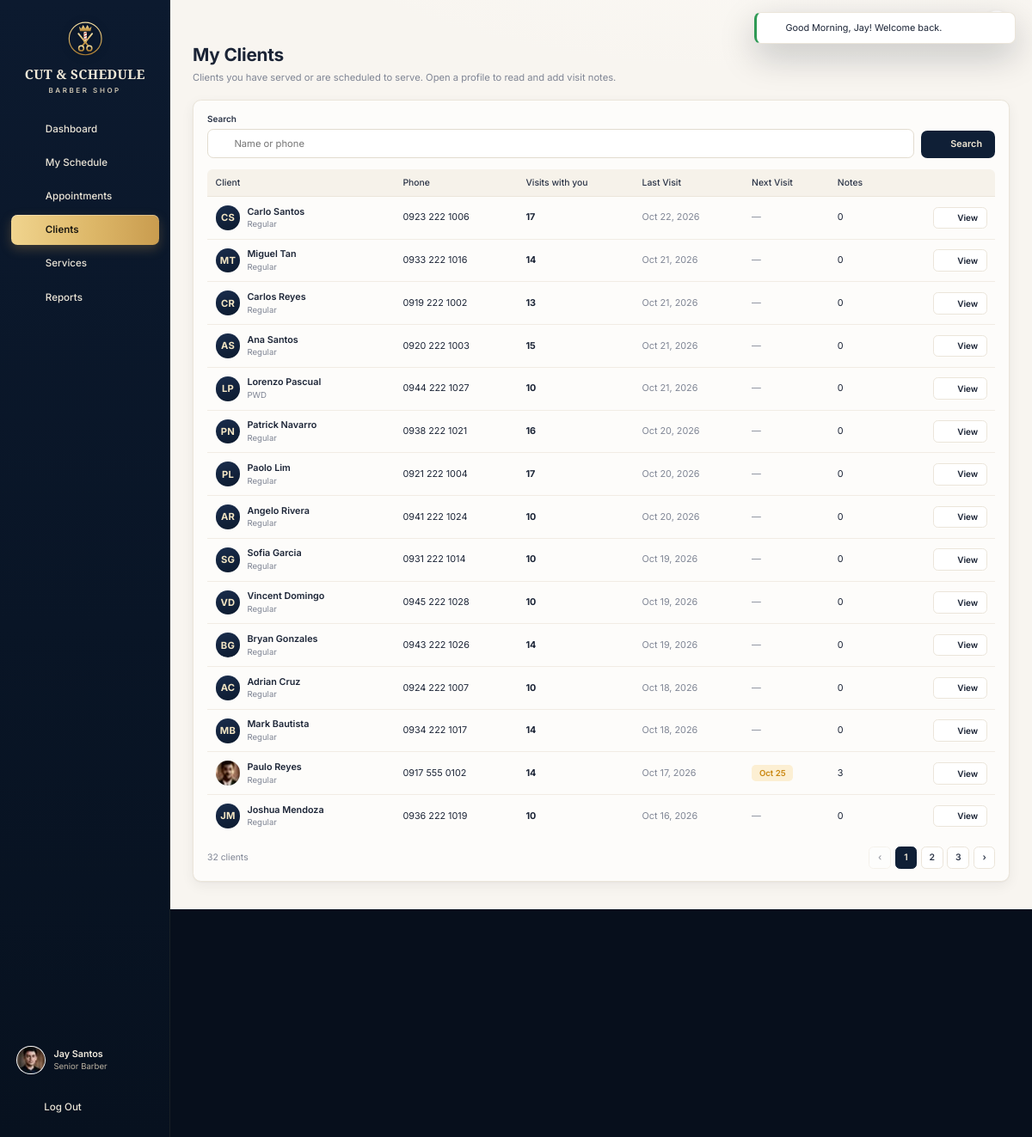
The page /staff/clients.php (signed in) on the database its author committed.
### tables this page shows
CREATE TABLE users (
  id               INT AUTO_INCREMENT PRIMARY KEY,
  name             VARCHAR(100) NOT NULL,
  username         VARCHAR(100) UNIQUE NOT NULL,
  email            VARCHAR(150) UNIQUE NOT NULL,
  phone            VARCHAR(30)  NULL,
  password         VARCHAR(255) NOT NULL,
  role             ENUM('owner','staff','client') NOT NULL,
  status           ENUM('active','inactive') DEFAULT 'active',
  avatar           VARCHAR(255) NULL,
  remember_token   VARCHAR(64)  NULL,
  remember_expires DATETIME     NULL,
  created_at       DATETIME DEFAULT CURRENT_TIMESTAMP,
  updated_at       DATETIME DEFAULT CURRENT_TIMESTAMP ON UPDATE CURRENT_TIMESTAMP
);

CREATE TABLE staff_profiles (
  user_id     INT PRIMARY KEY,
  position    VARCHAR(60) NOT NULL DEFAULT 'Barber',
  salary      DECIMAL(10,2) NOT NULL DEFAULT 0,
  rating      DECIMAL(2,1) NOT NULL DEFAULT 5.0,
  work_start  TIME NOT NULL DEFAULT '08:00:00',
  work_end    TIME NOT NULL DEFAULT '19:00:00',
  work_days   VARCHAR(20) NOT NULL DEFAULT '1,2,3,4,5,6',
  bio         VARCHAR(255) NULL,
  CONSTRAINT fk_staff_user FOREIGN KEY (user_id) REFERENCES users(id) ON DELETE CASCADE
);

CREATE TABLE clients (
  id                   INT AUTO_INCREMENT PRIMARY KEY,
  user_id              INT NULL UNIQUE,
  name                 VARCHAR(100) NOT NULL,
  email                VARCHAR(150) NULL,
  phone                VARCHAR(30)  NULL,
  discount_type        ENUM('none','senior','pwd') NOT NULL DEFAULT 'none',
  preferred_barber_id  INT NULL,
  preferred_service_id INT NULL,
  notes                TEXT NULL,
  avatar               VARCHAR(255) NULL,
  created_at           DATETIME DEFAULT CURRENT_TIMESTAMP,
  updated_at           DATETIME DEFAULT CURRENT_TIMESTAMP ON UPDATE CURRENT_TIMESTAMP,
  CONSTRAINT fk_client_user    FOREIGN KEY (user_id) REFERENCES users(id) ON DELETE SET NULL,
  CONSTRAINT fk_client_barber  FOREIGN KEY (preferred_barber_id) REFERENCES users(id) ON DELETE SET NULL,
  CONSTRAINT fk_client_service FOREIGN KEY (preferred_service_id) REFERENCES services(id) ON DELETE SET NULL
);

### staff/clients.php (the view, shortened to what the rows shown need)
<?php
require __DIR__ . '/../includes/bootstrap.php';
$user = Auth::requireRole('staff');
$params = [$user->getId()];
$search = '';
$total = (int) Database::value("SELECT COUNT(DISTINCT c.id) FROM clients c JOIN appointments a ON a.client_id = c.id WHERE a.barber_id = ?$search", $params);
[$offset, $pages, $page] = paginate($total, 15);
$rows = Database::all(
    "SELECT c.id, c.name, c.phone, c.avatar, c.discount_type,
            SUM(a.status = 'completed') AS visits,
            MAX(CASE WHEN a.status = 'completed' THEN a.appointment_date END) AS last_visit,
            MIN(CASE WHEN a.status IN ('pending','confirmed') AND a.appointment_date >= CURDATE() THEN a.appointment_date END) AS next_visit,
            (SELECT COUNT(*) FROM client_notes n WHERE n.client_id = c.id) AS notes
     FROM clients c JOIN appointments a ON a.client_id = c.id
     WHERE a.barber_id = ?$search
     GROUP BY c.id, c.name, c.phone, c.avatar, c.discount_type
     ORDER BY last_visit DESC LIMIT $offset, 15",
    $params
);
require __DIR__ . '/../includes/header.php';
?>
<div class="page-head">
  <div>
    <h1>My Clients</h1>
  </div>
</div>
<section class="card">
  <?php if (!$rows): ?>
    <div class="empty"><?= icon('users', '', 36) ?><h3>No clients found</h3></div>
  <?php else: ?>
    <div class="table-wrap">
      <table class="tbl tbl-responsive">
        <thead><tr><th>Client</th><th>Phone</th><th>Visits with you</th><th>Last Visit</th><th>Next Visit</th><th>Notes</th><th></th></tr></thead>
        <tbody>
          <?php foreach ($rows as $c): ?>
            <tr>
              <td data-label="Client"><a class="tbl-person" href="<?= url('staff/client_view.php?id=' . (int) $c['id']) ?>"><?= avatar($c['name'], $c['avatar'], 36) ?><span><strong><?= e($c['name']) ?></strong><small><?= e(discount_label($c['discount_type'])) ?></small></span></a></td>
              <td data-label="Phone"><?= e($c['phone'] ?: '—') ?></td>
              <td data-label="Visits"><strong><?= (int) $c['visits'] ?></strong></td>
              <td data-label="Last Visit" class="t-muted"><?= $c['last_visit'] ? e(fmt_date($c['last_visit'])) : '—' ?></td>
              <td data-label="Next Visit"><?= $c['next_visit'] ? '<span class="badge badge-upcoming">' . e(fmt_date($c['next_visit'], 'M j')) . '</span>' : '<span class="t-muted">—</span>' ?></td>
              <td data-label="Notes"><?= (int) $c['notes'] ?></td>
              <td class="tbl-actions-cell"><div class="tbl-actions"><a class="btn btn-outline btn-sm" href="<?= url('staff/client_view.php?id=' . (int) $c['id']) ?>"><?= icon('eye', '', 14) ?> View</a></div></td>
            </tr>
          <?php endforeach; ?>
        </tbody>
      </table>
    </div>
  <?php endif; ?>
</section>
<?php require __DIR__ . '/../includes/footer.php'; ?>

### includes/header.php (shortened to what the rows shown need)
<?php
$role = $user->getRole();
$profileUrl = ['owner' => 'owner/settings.php', 'staff' => 'staff/profile.php', 'client' => 'client/profile.php'][$role];
?>
<!doctype html>
<html lang="en">
<head>
  <link rel="stylesheet" href="<?= asset('assets/css/app.css') ?>">
</head>
<body class="app role-<?= e($role) ?>" data-base="<?= e(BASE_URL) ?>"<?= !empty($fitScreen) ? ' data-fit' : '' ?>>
<div class="app-shell">
  <aside class="sidebar" id="sidebar">
      <?php foreach (nav_items($role) as [$key, $label, $href, $ico]): ?>
          <?= icon($ico, '', 20) ?><span><?= e($label) ?></span>
      <?php endforeach; ?>
    <div class="sidebar-foot">
      <a class="sidebar-user" href="<?= url($profileUrl) ?>">
        <?= avatar($user->getName(), $user->getAvatar(), 42) ?>
        <span>
          <strong><?= e($user->getName()) ?></strong>
          <small><?= e($user->roleLabel()) ?></small>
        </span>
      </a>
    </div>
  </aside>
  <div class="main">
    <main class="content">

### includes/functions.php (shortened to what the rows shown need)
<?php
function e($value): string
{
    return htmlspecialchars((string) ($value ?? ''), ENT_QUOTES, 'UTF-8');
}
function url(string $path = ''): string
{
    return BASE_URL . '/' . ltrim($path, '/');
}
function asset(string $path): string
{
    $file = APP_ROOT . '/' . ltrim($path, '/');
    $v = is_file($file) ? filemtime($file) : 1;
    return url($path) . '?v=' . $v;
}
function fmt_date(?string $date, string $format = 'M j, Y'): string
{
    return $date ? date($format, strtotime($date)) : '';
}
function initials(string $name): string
{
    $parts = preg_split('/\s+/', trim($name));
    $first = mb_substr($parts[0] ?? '', 0, 1);
    $last = count($parts) > 1 ? mb_substr(end($parts), 0, 1) : '';
    return mb_strtoupper($first . $last);
}
function media_url(?string $path): ?string
{
    if (!$path) {
        return null;
    }
    return is_file(APP_ROOT . '/' . $path) ? url($path) : null;
}
function avatar(?string $name, ?string $path = null, int $size = 40, string $class = ''): string
{
    $src = media_url($path);
    $style = "width:{$size}px;height:{$size}px;";
    if ($src) {
        return '<img class="avatar ' . e($class) . '" src="' . e($src) . '" alt="' . e($name) . '" style="' . $style . '">';
    }
    $fs = max(10, (int) round($size * 0.38));
    return '<span class="avatar avatar-initials ' . e($class) . '" style="' . $style . 'font-size:' . $fs . 'px">' . e(initials($name ?? '?')) . '</span>';
}
function discount_label(string $type): string
{
    return ['none' => 'Regular', 'senior' => 'Senior Citizen', 'pwd' => 'PWD'][$type] ?? 'Regular';
}
function paginate(int $total, int $perPage = 15): array
{
    $pages = max(1, (int) ceil($total / $perPage));
    $page = min($pages, max(1, (int) ($_GET['page'] ?? 1)));
    return [($page - 1) * $perPage, $pages, $page];
}

### includes/icons.php (shortened to what the rows shown need)
<?php
function icon(string $name, string $class = '', int $size = 20, float $stroke = 1.8): string
{
    static $paths = null;
    $body = $paths[$name] ?? $paths['info'];
    $cls = trim('icon ' . $class);
    return '<svg class="' . $cls . '" width="' . $size . '" height="' . $size . '" viewBox="0 0 24 24" fill="none" stroke="currentColor" stroke-width="' . $stroke . '" stroke-linecap="round" stroke-linejoin="round" aria-hidden="true">' . $body . '</svg>';
}

### rows shown on the page
users: avatar (picture), name "Jay Santos"
staff_profiles: position "Senior Barber"
clients: name "CS", name "Carlo Santos", discount_type "Regular", phone "0923 222 1006", visits "17", last_visit "Oct 22, 2026", notes "0", $size 14 (drawn)
clients: name "MT", name "Miguel Tan", discount_type "Regular", phone "0933 222 1016", visits "14", last_visit "Oct 21, 2026", notes "0"
clients: name "CR", name "Carlos Reyes", discount_type "Regular", phone "0919 222 1002", visits "13", last_visit "Oct 21, 2026", notes "0", $size 14 (drawn)
clients: name "AS", name "Ana Santos", discount_type "Regular", phone "0920 222 1003", visits "15", last_visit "Oct 21, 2026", notes "0", $size 14 (drawn)
clients: name "LP", name "Lorenzo Pascual", discount_type "PWD", phone "0944 222 1027", visits "10", last_visit "Oct 21, 2026", notes "0", $size 14 (drawn)
clients: name "PN", name "Patrick Navarro", discount_type "Regular", phone "0938 222 1021", visits "16", last_visit "Oct 20, 2026", notes "0", $size 14 (drawn)
clients: name "PL", name "Paolo Lim", discount_type "Regular", phone "0921 222 1004", visits "17", last_visit "Oct 20, 2026", notes "0", $size 14 (drawn)
clients: name "AR", name "Angelo Rivera", discount_type "Regular", phone "0941 222 1024", visits "10", last_visit "Oct 20, 2026", notes "0", $size 14 (drawn)
clients: name "SG", name "Sofia Garcia", discount_type "Regular", phone "0931 222 1014", visits "10", last_visit "Oct 19, 2026", notes "0", $size 14 (drawn)
clients: name "VD", name "Vincent Domingo", discount_type "Regular", phone "0945 222 1028", visits "10", last_visit "Oct 19, 2026", notes "0", $size 14 (drawn)
clients: name "BG", name "Bryan Gonzales", discount_type "Regular", phone "0943 222 1026", visits "14", last_visit "Oct 19, 2026", notes "0"
clients: name "AC", name "Adrian Cruz", discount_type "Regular", phone "0924 222 1007", visits "10", last_visit "Oct 18, 2026", notes "0", $size 14 (drawn)
clients: name "MB", name "Mark Bautista", discount_type "Regular", phone "0934 222 1017", visits "14", last_visit "Oct 18, 2026", notes "0"
clients: avatar (picture), name "Paulo Reyes", discount_type "Regular", phone "0917 555 0102", visits "14", last_visit "Oct 17, 2026", next_visit "Oct 25", notes "3"
clients: name "JM", name "Joshua Mendoza", discount_type "Regular", phone "0936 222 1019", visits "10", last_visit "Oct 16, 2026", notes "0", $size 14 (drawn)

### other values the page prints
$label "Dashboard"
$label "My Schedule"
$label "Appointments"
$label "Clients"
$label "Services"
$label "Reports"
$f['message'] "Good Morning, Jay! Welcome back."
$total "32"
$noun "clients"
